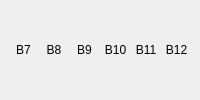
                  <widget class="QWidget" name="widget_9" native="true">
                   <property name="sizePolicy">
                    <sizepolicy hsizetype="Preferred" vsizetype="Fixed">
                     <horstretch>0</horstretch>
                     <verstretch>0</verstretch>
                    </sizepolicy>
                   </property>
                   <property name="styleSheet">
                    <string notr="true">border:none;
margin-top: 0px;
</string>
                   </property>
                   <layout class="QHBoxLayout" name="horizontalLayout_8">
                    <property name="topMargin">
                     <number>0</number>
                    </property>
                    <property name="bottomMargin">
                     <number>0</number>
                    </property>
                    <item>
                     <widget class="QLabel" name="label_7">
                      <property name="sizePolicy">
                       <sizepolicy hsizetype="Preferred" vsizetype="Fixed">
                        <horstretch>0</horstretch>
                        <verstretch>0</verstretch>
                       </sizepolicy>
                      </property>
                      <property name="text">
                       <string>B7</string>
                      </property>
                      <property name="alignment">
                       <set>Qt::AlignCenter</set>
                      </property>
                     </widget>
                    </item>
                    <item>
                     <widget class="QLabel" name="label_8">
                      <property name="sizePolicy">
                       <sizepolicy hsizetype="Preferred" vsizetype="Fixed">
                        <horstretch>0</horstretch>
                        <verstretch>0</verstretch>
                       </sizepolicy>
                      </property>
                      <property name="text">
                       <string>B8</string>
                      </property>
                      <property name="alignment">
                       <set>Qt::AlignCenter</set>
                      </property>
                     </widget>
                    </item>
                    <item>
                     <widget class="QLabel" name="label_9">
                      <property name="sizePolicy">
                       <sizepolicy hsizetype="Preferred" vsizetype="Fixed">
                        <horstretch>0</horstretch>
                        <verstretch>0</verstretch>
                       </sizepolicy>
                      </property>
                      <property name="text">
                       <string>B9</string>
                      </property>
                      <property name="alignment">
                       <set>Qt::AlignCenter</set>
                      </property>
                     </widget>
                    </item>
                    <item>
                     <widget class="QLabel" name="label_10">
                      <property name="sizePolicy">
                       <sizepolicy hsizetype="Preferred" vsizetype="Fixed">
                        <horstretch>0</horstretch>
                        <verstretch>0</verstretch>
                       </sizepolicy>
                      </property>
                      <property name="text">
                       <string>B10</string>
                      </property>
                      <property name="alignment">
                       <set>Qt::AlignCenter</set>
                      </property>
                     </widget>
                    </item>
                    <item>
                     <widget class="QLabel" name="label_11">
                      <property name="sizePolicy">
                       <sizepolicy hsizetype="Preferred" vsizetype="Fixed">
                        <horstretch>0</horstretch>
                        <verstretch>0</verstretch>
                       </sizepolicy>
                      </property>
                      <property name="text">
                       <string>B11</string>
                      </property>
                      <property name="alignment">
                       <set>Qt::AlignCenter</set>
                      </property>
                     </widget>
                    </item>
                    <item>
                     <widget class="QLabel" name="label_12">
                      <property name="sizePolicy">
                       <sizepolicy hsizetype="Preferred" vsizetype="Fixed">
                        <horstretch>0</horstretch>
                        <verstretch>0</verstretch>
                       </sizepolicy>
                      </property>
                      <property name="text">
                       <string>B12</string>
                      </property>
                      <property name="alignment">
                       <set>Qt::AlignCenter</set>
                      </property>
                     </widget>
                    </item>
                   </layout>
                  </widget>
